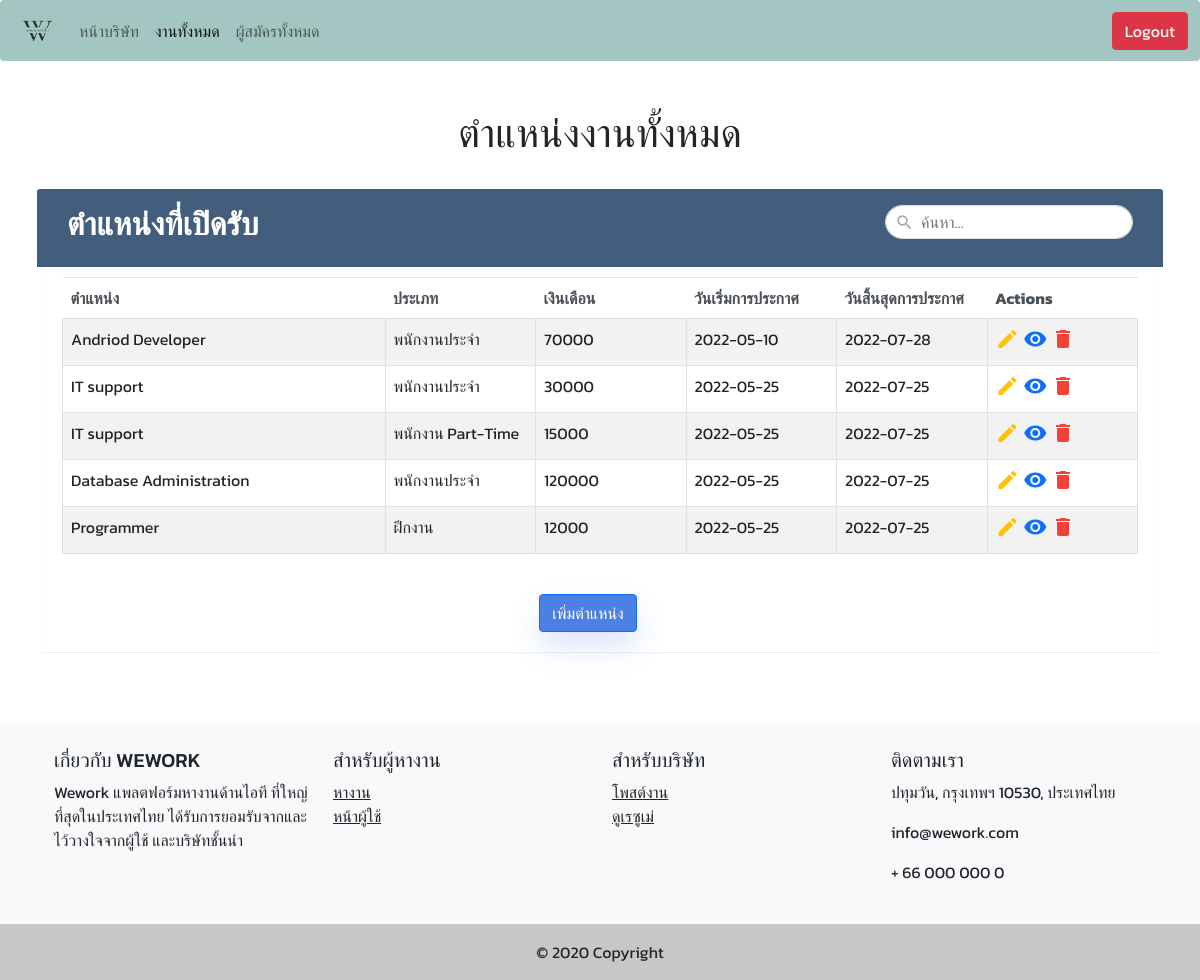
The app's page /company-position.php (signed in) with its own data.
### tables this page shows
CREATE TABLE `company_position` (
  `compo_id` int(11) NOT NULL,
  `company_id` int(11) NOT NULL,
  `position_id` int(11) NOT NULL,
  `detail` varchar(550) NOT NULL,
  `quali` varchar(500) NOT NULL,
  `salary` int(11) NOT NULL,
  `type` varchar(50) NOT NULL,
  `start` date NOT NULL,
  `end` date NOT NULL
);

CREATE TABLE `position` (
  `position_id` int(11) NOT NULL,
  `position` varchar(45) DEFAULT NULL
);

### company-position.php (the view, shortened to what this page needs)
<?php
    include('signup-company_db.php');
    if (isset($_SESSION['comName'])) {
        $sql = "SELECT c.com_name, p.position, s.compo_id, s.type, s.salary, s.start, s.end
                From position p
                INNER JOIN company_position s
                ON s.position_id= p.position_id
                INNER JOIN company c
                ON c.company_id = s.company_id
                WHERE c.com_name = '" . $_SESSION['comName'] . "'";
        $result = mysqli_query($conn, $sql);
    }
?>
<!DOCTYPE html>
<html lang="en">
<head>
    <link href="css/style.css" rel="stylesheet" type="text/css" />
    <link href="css/bootstrap.min.css" rel="stylesheet" type="text/css" />
    <link rel="stylesheet" href="https://maxcdn.bootstrapcdn.com/font-awesome/4.7.0/css/font-awesome.min.css">
</head>
<body>
    <nav class="navbar navbar-expand-lg navbar-light bg-light-green rounded" aria-label="Eleventh navbar example">
        <div class="container-fluid">
            <a class="navbar-brand" href="index-company.php"><img src="img/Logo.png" alt="" width="35" height="35"
                    class="d-inline-block align-middle ms-2"></a>
            <div class="collapse navbar-collapse" id="navbarsExample09">
                <ul class="navbar-nav me-auto mb-2 mb-lg-0">
                    <li class="nav-item">
                        <a class="nav-link" aria-current="page" href="company-profile.php">หน้าบริษัท</a>
                    </li>
                    <li class="nav-item">
                        <a class="nav-link active" href="company-position.php">งานทั้งหมด</a>
                    </li>
                    <li class="nav-item">
                        <a class="nav-link" href="company-applicant.php">ผู้สมัครทั้งหมด</a>
                    </li>
                </ul>
                <div class="text-end">
                    <div class="btn-group">
                        <?php if (isset($_SESSION['hr_email'])) : ?>
                        <a href="logout.php" class="btn btn-danger">Logout</a>
                        <?php endif ?>
                    </div>
                </div>
            </div>
        </div>
    </nav>
    <br><br>
    <h1 class="text-center">ตำแหน่งงานทั้งหมด</h1><br>
    <div class="container-xl">
        <div class="table-wrapper">
            <div class="table-title">
                <div class="row">
                    <div class="col-sm-8">
                        <h2><b>ตำแหน่งที่เปิดรับ</b></h2>
                    </div>
                    <div class="col-sm-4">
                        <div class="search-box">
                            <i class="material-icons">&#xE8B6;</i>
                            <input id="myInput" onkeyup="searchTable()" type="text" class="form-control"
                                placeholder="ค้นหา&hellip;">
                        </div>
                    </div>
                </div>
            </div>
            <div class="scrollable">
                <table class="table table-striped table-hover table-bordered">
                    <thead>
                        <tr>
                            <th width="30%">ตำแหน่ง</th>
                            <th width="14%">ประเภท</th>
                            <th width="14%">เงินเดือน</th>
                            <th width="14%">วันเริ่มการประกาศ</th>
                            <th width="14%">วันสิ้นสุดการประกาศ</th>
                            <th width="14%">Actions</th>
                        </tr>
                    </thead>
                    <tbody id="table_body">
                        <?php while($row = $result->fetch_assoc()): ?>
                        <tr>
                            <td>
                                <?php echo $row['position']; ?>
                            </td>
                            <td>
                                <?php echo $row['type']; ?>
                            </td>
                            <td>
                                <?php echo $row['salary']; ?>
                            </td>
                            <td>
                                <?php echo $row['start']; ?>
                            </td>
                            <td>
                                <?php echo $row['end']; ?>
                            </td>
                            <td>
                                <a href="update-compo.php?compo_id=<?php echo $row['compo_id']?>" class="edit">
                                    <i class="material-icons" title="Edit">&#xE254;</i></a>
                                <a href="company-apppo.php?compo_id=<?php echo $row['compo_id']?>" class="view">
                                    <i class="material-icons" title="View Applicant">&#xE417;</i></a>
                                <a href="delete-compo.php?compo_id=<?php echo $row['compo_id']?>" class="delete"
                                    onclick="return confirm('คุณต้องการลบข้อมูลหรือไม่')">
                                    <i class="material-icons" title="Delete">&#xE872;</i></a>
                            </td>
                        </tr>
                        <?php endwhile ?>
                    </tbody>
                </table>
            </div>
            <br>
            <div class="text-center">
                <a href="company-addposition.php" class="btn btn-primary me-4">เพิ่มตำแหน่ง</a>
            </div>
        </div>
    </div>
    <div><br><br><br></div>
    <footer class="bg-light text-center text-lg-start">
        <div class="container p-4">
            <div class="row">
                <div class="col-lg-3 col-md-6 mb-4 mb-md-0">
                    <h5 class="text-uppercase">เกี่ยวกับ WeWork</h5>
                    <p>
                        Wework แพลตฟอร์มหางานด้านไอที ที่ใหญ่ที่สุดในประเทศไทย
                        ได้รับการยอมรับจากและไว้วางใจจากผู้ใช้ และบริษัทชั้นนำ
                    </p>
                </div>
                <div class="col-lg-3 col-md-6 mb-4 mb-md-0">
                    <h5 class="text-uppercase">สำหรับผู้หางาน</h5>
                    <ul class="list-unstyled">
                        <li>
                            <a href="allwork.php" class="text-dark">หางาน</a>
                        </li>
                        <li>
                            <a href="#" class="text-dark">หน้าผู้ใช้</a>
                        </li>
                    </ul>
                </div>
                <div class="col-lg-3 col-md-6 mb-4 mb-md-0">
                    <h5 class="text-uppercase">สำหรับบริษัท</h5>
                    <ul class="list-unstyled mb-0">
                        <li>
                            <a href="company-position.php" class="text-dark">โพสต์งาน</a>
                        </li>
                        <li>
                            <a href="company-applicant.php" class="text-dark">ดูเรซูเม่</a>
                        </li>
                    </ul>
                </div>
                <div class="col-lg-3 col-md-6 mb-4 mb-md-0">
                    <h5 class="text-uppercase">ติดตามเรา</h5>
                    <p><i></i>ปทุมวัน, กรุงเทพฯ 10530, ประเทศไทย</p>
                    <p><i></i>info@wework.com</p>
                    <p><i></i> + 66 000 000 0</p>
                </div>
            </div>
        </div>
        <div class="text-center p-3" style="background-color: rgba(0, 0, 0, 0.2);">
            © 2020 Copyright
        </div>
    </footer>
</body>
</html>

### css/style.css (style rules this page uses)
:root { --light-green: #a3c6c2; --dark-green: #86a9a5; --yellow-cream: #fbf9dd; --blue: #bee0e2; --light-blue: #e2f8f5; }
.bg-light-green { background-color: var(--light-green) !important }
.navbar-brand { font-weight: 700; }
.table-wrapper { min-width: 1000px; background: #fff; padding: 20px; box-shadow: 0 1px 1px rgb(0 0 0 / 5%); }
.table-title { padding-bottom: 15px; background: #435d7d; color: #fff; padding: 16px 30px; min-width: 100%; margin: -20px -25px 10px; border-radius: 3px 3px 0 0; }
.search-box { position: relative; float: right; }
.search-box i { color: #a0a5b1; position: absolute; font-size: 19px; top: 8px; left: 10px; }
.search-box input { height: 34px; border-radius: 20px; padding-left: 35px; border-color: #ddd; box-shadow: none; }
table.table td a.delete { color: #F44336; }
table.table td a.edit { color: #FFC107; }
.scrollable { max-height: 66vh; overflow-y: scroll; }
.table th { position: sticky; top: 0; border: 0 !important; background-color: #e7e9eb; color: #495057; }
body { font-family: 'Kanit', sans-serif !important; }
.btn.btn-primary { background: #4d80e4; color: #fff; -webkit-box-shadow: 0 15px 30px 0 rgba(77, 128, 228, 0.2); box-shadow: 0 15px 30px 0 rgba(77, 128, 228, 0.2); }

### records on screen
company_position: position.position "Andriod Developer", type "พนักงานประจำ", salary "70000", start "2022-05-10", end "2022-07-28"
company_position: position.position "IT support", type "พนักงานประจำ", salary "30000", start "2022-05-25", end "2022-07-25"
company_position: position.position "IT support", type "พนักงาน Part-Time", salary "15000", start "2022-05-25", end "2022-07-25"
company_position: position.position "Database Administration", type "พนักงานประจำ", salary "120000", start "2022-05-25", end "2022-07-25"
company_position: position.position "Programmer", type "ฝึกงาน", salary "12000", start "2022-05-25", end "2022-07-25"
